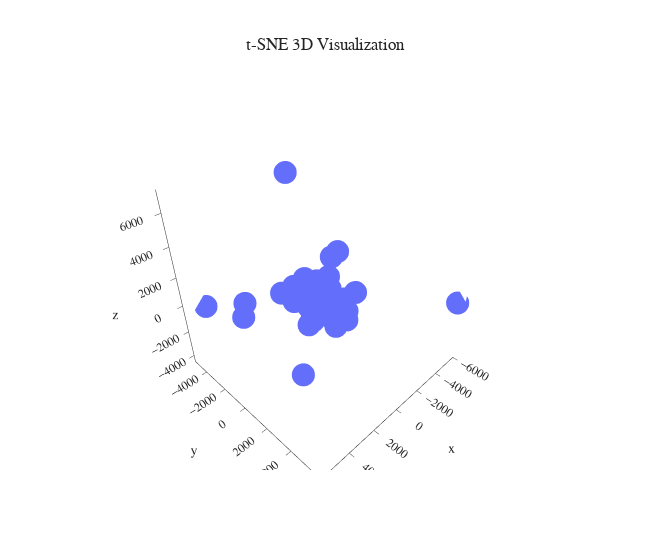
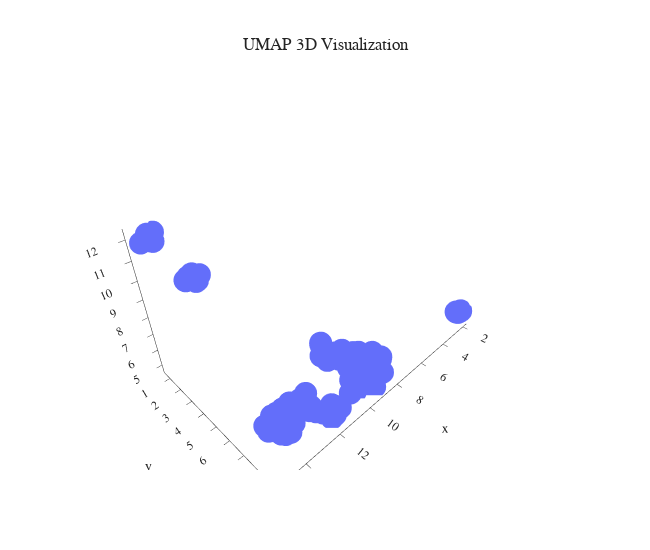
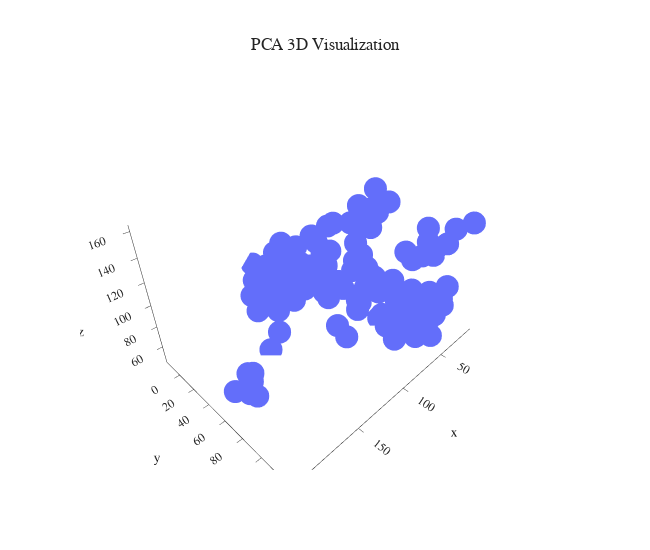

Notebook code for these charts, in order:
### Markdown cell above
### ***Run Pipeline for K-Means***

### Code cell
# Perform KMeans clustering
kmeans_params = {
    'n_clusters': list(range(2, 15)),  
    'n_init': 10  # Number of initializations for KMeans
}
pipeline_km = SingleCellPipeline(sc_data, tsne_params, pca_params, umap_params, clustering_method='KMeans', clustering_params=kmeans_params)
best_km_models = pipeline_km.clustering(best_params=best_params, clustering_method='KMeans', clustering_params=kmeans_params)

# Visualizations of best parameters before clustering
pipeline_km.visualize_embeddings(best_params=best_params)

# Visualizations after clustering for the best models with data points coloured by cluster
pipeline_km.visualize_embeddings(best_params=best_params, best_models=best_km_models)

### Figure 1 — Plotly figure (JSON) as saved in the notebook; plotly's stock layout.template omitted (floating-point values rounded to 4 significant figures; data arrays with more than 128 entries replaced by an {"elided": "..."} marker saying what was removed)
{"data": [{"hovertemplate": "x=%{x}<br>y=%{y}<br>z=%{z}<extra></extra>", "legendgroup": "", "marker": {"color": "#636efa", "symbol": "circle"}, "mode": "markers", "name": "", "scene": "scene", "showlegend": false, "type": "scatter3d", "x": {"elided": "137 float values"}, "y": {"elided": "137 float values"}, "z": {"elided": "137 float values"}}], "layout": {"font": {"family": "Arial"}, "height": 550, "legend": {"tracegroupgap": 0}, "scene": {"domain": {"x": [0, 1], "y": [0, 1]}, "xaxis": {"title": {"text": "x"}}, "yaxis": {"title": {"text": "y"}}, "zaxis": {"title": {"text": "z"}}}, "showlegend": true, "title": {"text": "t-SNE 3D Visualization", "x": 0.5}, "width": 650}}

### Figure 2 — Plotly figure (JSON) as saved in the notebook; plotly's stock layout.template omitted (floating-point values rounded to 4 significant figures; data arrays with more than 128 entries replaced by an {"elided": "..."} marker saying what was removed)
{"data": [{"hovertemplate": "x=%{x}<br>y=%{y}<br>z=%{z}<extra></extra>", "legendgroup": "", "marker": {"color": "#636efa", "symbol": "circle"}, "mode": "markers", "name": "", "scene": "scene", "showlegend": false, "type": "scatter3d", "x": {"elided": "137 float values"}, "y": {"elided": "137 float values"}, "z": {"elided": "137 float values"}}], "layout": {"font": {"family": "Arial"}, "height": 550, "legend": {"tracegroupgap": 0}, "scene": {"domain": {"x": [0, 1], "y": [0, 1]}, "xaxis": {"title": {"text": "x"}}, "yaxis": {"title": {"text": "y"}}, "zaxis": {"title": {"text": "z"}}}, "showlegend": true, "title": {"text": "UMAP 3D Visualization", "x": 0.5}, "width": 650}}

### Figure 3 — Plotly figure (JSON) as saved in the notebook; plotly's stock layout.template omitted (floating-point values rounded to 4 significant figures; data arrays with more than 128 entries replaced by an {"elided": "..."} marker saying what was removed)
{"data": [{"hovertemplate": "x=%{x}<br>y=%{y}<br>z=%{z}<extra></extra>", "legendgroup": "", "marker": {"color": "#636efa", "symbol": "circle"}, "mode": "markers", "name": "", "scene": "scene", "showlegend": false, "type": "scatter3d", "x": {"elided": "137 float values"}, "y": {"elided": "137 float values"}, "z": {"elided": "137 float values"}}], "layout": {"font": {"family": "Arial"}, "height": 550, "legend": {"tracegroupgap": 0}, "scene": {"domain": {"x": [0, 1], "y": [0, 1]}, "xaxis": {"title": {"text": "x"}}, "yaxis": {"title": {"text": "y"}}, "zaxis": {"title": {"text": "z"}}}, "showlegend": true, "title": {"text": "PCA 3D Visualization", "x": 0.5}, "width": 650}}
